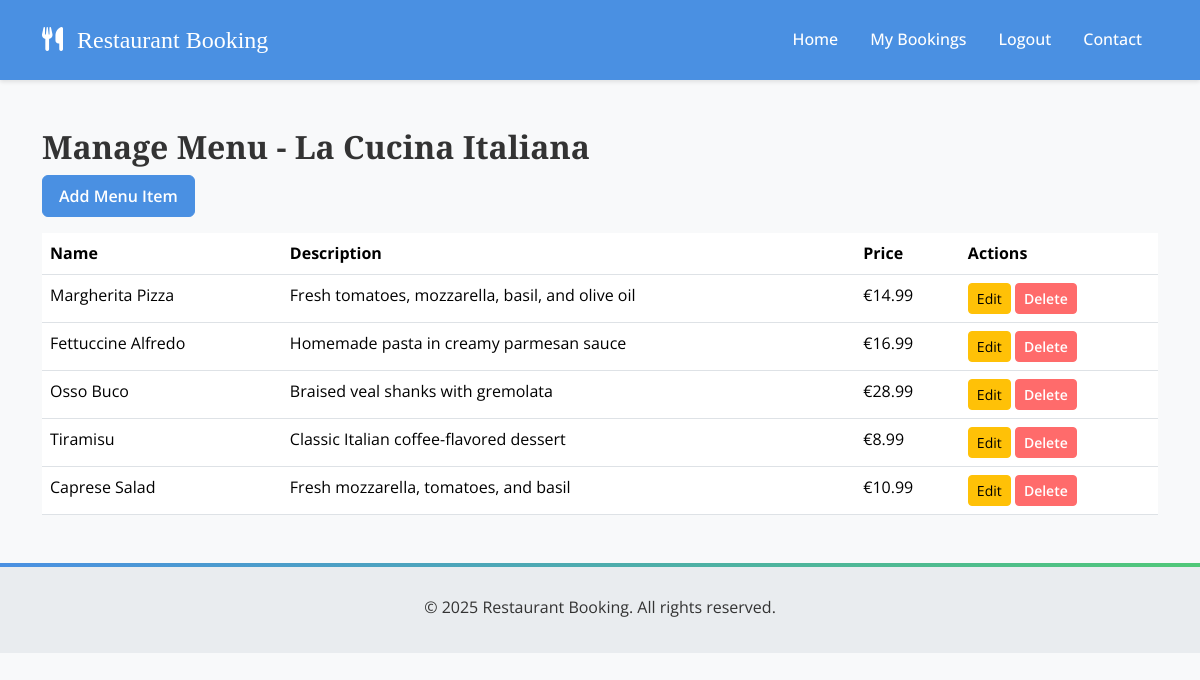
Screenshot of /restaurant/8/menu/ (signed in) with the database file from the repository.
### restaurant/models.py (models this page shows, shortened)
class Restaurant(models.Model):
    name = models.CharField(max_length=100)
    address = models.CharField(max_length=200)
    description = models.TextField(blank=True)
    opening_time = models.TimeField(
        default=datetime.strptime('09:00', '%H:%M').time()
    )
    closing_time = models.TimeField(
        default=datetime.strptime('22:00', '%H:%M').time()
    )
    capacity = models.IntegerField(default=50)
    contact_number = models.CharField(max_length=20)
    email = models.EmailField()

class MenuItem(models.Model):
    name = models.CharField(max_length=100)
    description = models.TextField()
    price = models.DecimalField(max_digits=6, decimal_places=2)
    restaurant = models.ForeignKey(Restaurant, on_delete=models.CASCADE)

### restaurant/views.py (the view)
# urls.py: path('restaurant/<int:restaurant_id>/menu/', views.manage_menu, name='manage_menu'),
@login_required
def manage_menu(request, restaurant_id):
    restaurant = get_object_or_404(Restaurant, id=restaurant_id)
    menu_items = MenuItem.objects.filter(restaurant=restaurant)
    return render(
        request,
        'restaurant/manage_menu.html',
        {
            'restaurant': restaurant,
            'menu_items': menu_items
        }
    )

### restaurant/templates/restaurant/manage_menu.html
{% extends 'base.html' %}
{% block content %}
<div class="container mt-5">
    <div class="row">
        <div class="col-md-12">
            <h2>Manage Menu - {{ restaurant.name }}</h2>
            <a href="{% url 'add_menu_item' restaurant.id %}" class="btn btn-primary mb-3">Add Menu Item</a>
            <div class="table-responsive">
                <table class="table">
                    <thead>
                        <tr>
                            <th>Name</th>
                            <th>Description</th>
                            <th>Price</th>
                            <th>Actions</th>
                        </tr>
                    </thead>
                    <tbody>
                        {% for item in menu_items %}
                        <tr>
                            <td>{{ item.name }}</td>
                            <td>{{ item.description }}</td>
                            <td>€{{ item.price }}</td>
                            <td>
                                <a href="{% url 'edit_menu_item' item.id %}" class="btn btn-sm btn-warning">Edit</a>
                                <a href="{% url 'delete_menu_item' item.id %}" class="btn btn-sm btn-danger">Delete</a>
                            </td>
                        </tr>
                        {% empty %}
                        <tr>
                            <td colspan="4">No menu items found.</td>
                        </tr>
                        {% endfor %}
                    </tbody>
                </table>
            </div>
        </div>
    </div>
</div>
{% endblock %}

### static/css/custom.css (style rules this page uses)
:root { --primary-color: #4A90E2; --secondary-color: #50C878; --accent-color: #FF6B6B; --background-color: #F8F9FA; --text-color: #333333; --light-gray: #E9ECEF; --dark-gray: #6C757D; --heading-font: 'Playfair Display', serif; --body-font: 'Open Sans', sans-serif; --special-font: 'Lato', sans-serif; --spacing-xs: 0.25rem; --spacing-sm: 0.5rem; --spacing-md: 1rem; --spacing-lg: 1.5rem; --spacing-xl: 2rem; }
body { font-family: var(--body-font); color: var(--text-color); background-color: var(--background-color); line-height: 1.6; }
h1, h2, h3, h4, h5, h6 { font-family: var(--heading-font); font-weight: 600; color: var(--text-color); }
h2 { font-size: 2rem; }
.btn { position: relative; overflow: hidden; transition: all 0.3s cubic-bezier(0.4, 0, 0.2, 1); }
.btn::after { content: ''; position: absolute; top: 50%; left: 50%; width: 5px; height: 5px; background: rgba(255, 255, 255, 0.5); opacity: 0; border-radius: 100%; transform: scale(1, 1) translate(-50%); transform-origin: 50% 50%; }
.btn-primary { background-color: var(--primary-color); border-color: var(--primary-color); font-family: var(--body-font); font-weight: 600; padding: var(--spacing-sm) var(--spacing-md); transition: all 0.3s ease; }
.btn-danger { background-color: var(--accent-color); border-color: var(--accent-color); font-family: var(--body-font); font-weight: 600; }

### rows the page displays
Restaurant: name "La Cucina Italiana"
MenuItem: name "Margherita Pizza", description "Fresh tomatoes, mozzarella, basil, and olive oil", price "14.99"
MenuItem: name "Fettuccine Alfredo", description "Homemade pasta in creamy parmesan sauce", price "16.99"
MenuItem: name "Osso Buco", description "Braised veal shanks with gremolata", price "28.99"
MenuItem: name "Tiramisu", description "Classic Italian coffee-flavored dessert", price "8.99"
MenuItem: name "Caprese Salad", description "Fresh mozzarella, tomatoes, and basil", price "10.99"
